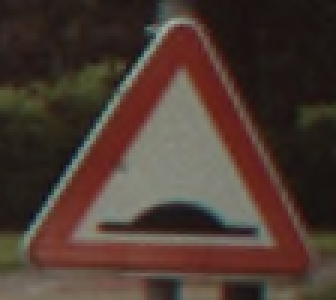
#> input picture Training/0/00079_00000.ppm, 112 x 100 px (shown 3 times larger); its folder holds only this picture in this run
$ python Kmeans_with_feature_extraction.py
#> lines starting #> are read from the running program, lines starting #| are printed output that depends on the picture
from skimage import io, color, feature, exposure
import os
from PIL import Image
import numpy as np
from sklearn.metrics import adjusted_rand_score
from collections import Counter
import pandas as pd
import seaborn as sns
from sklearn.decomposition import PCA
from sklearn.metrics import accuracy_score, confusion_matrix, roc_curve, auc, roc_auc_score
import matplotlib.pyplot as plt
from sklearn.cluster import KMeans
from sklearn.preprocessing import LabelEncoder

# Function to extract HOG features from an image and visualize it
def extract_hog_features(image):
    # Convert the image to grayscale
    gray_image = color.rgb2gray(image)

    # Calculate HOG features
    hog_features, hog_image = feature.hog(gray_image, visualize=True)

    # Enhance the contrast of the HOG image for better visualization
    hog_image_rescaled = exposure.rescale_intensity(hog_image, in_range=(0, 10))

    return hog_features, hog_image_rescaled
root_directory = 'Training'

classes = [class_label for class_label in os.listdir(root_directory)
           if os.path.isdir(os.path.join(root_directory, class_label))][:3]

images=[]
labels=[]

for class_label in classes:
    class_path = os.path.join(root_directory, class_label)

    if not os.path.isdir(class_path):
        print(f"Skipped non-directory: {class_path}")
        continue

    for image_file in os.listdir(class_path):
        image_path = os.path.join(class_path, image_file)

        if image_file.lower().endswith(('.ppm', '.png', '.jpg', '.jpeg', '.gif')):
           image=Image.open(image_path)
#> image is the input picture: PIL image 112x100 RGB; mean R, G, B 76.3, 58.3, 50
           image=image.resize((30,30))
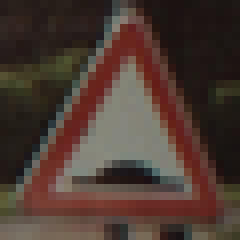
#> image: PIL image 30x30 RGB (shown 8 times larger); mean R, G, B 76.3, 58.3, 50
           image=np.array(image)

           hog_features, hog_image = extract_hog_features(image)
#> in extract_hog_features, `gray_image = color.rgb2gray(image)`:
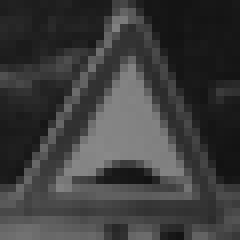
#> gray_image: shape (30, 30) float64 (shown 8 times larger); min 0.0725, max 0.54, mean 0.241
#> in extract_hog_features, `hog_features, hog_image = feature.hog(gray_image, visualize=True)`:
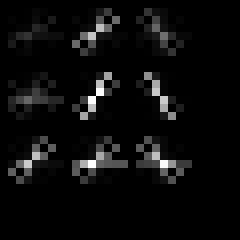
#> hog_image: shape (30, 30) float64 (shown 8 times larger); min 0, max 0.171, mean 0.00797; drawn with min black and max white
#> in extract_hog_features, `hog_features, hog_image = feature.hog(gray_image, visualize=True)`: hog_features = 81 values, max 0.263 at index 11, min 0 at index 7, mean 0.0715

           # Append HOG features to the features list
           images.append(hog_features)

           # Append the label to the labels list
           labels.append(class_label)
#> pass 2 of the loop `for class_label in classes:`:
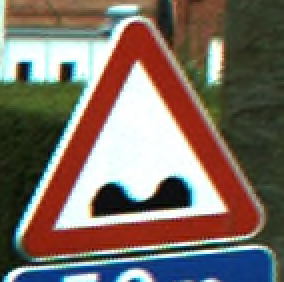
#> input picture Training/00000/01153_00000.ppm, 142 x 141 px (shown 2 times larger)
#> image is the input picture: PIL image 142x141 RGB; mean R, G, B 123.7, 110.6, 100.8
#> image: PIL image 30x30 RGB
#> in extract_hog_features (call 2), `hog_features, hog_image = feature.hog(gray_image, visualize=True)`:
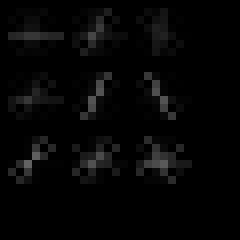
#> hog_image: shape (30, 30) float64 (shown 8 times larger); min 0, max 0.386, mean 0.022
#> in extract_hog_features (call 2), `hog_features, hog_image = feature.hog(gray_image, visualize=True)`: hog_features = 81 values, max 0.254 at index 4, min 0 at index 48, mean 0.0798
#> in extract_hog_features (call 2), `hog_image_rescaled = exposure.rescale_intensity(hog_image, in_range=(0..`:
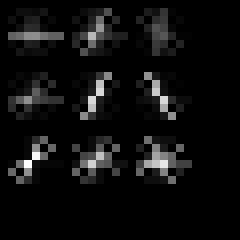
#> hog_image_rescaled: shape (30, 30) float64 (shown 8 times larger); min 0, max 0.0386, mean 0.0022; drawn with min black and max white

normalized__images=images
#> normalized__images = 2 items
labels=np.array(labels)


#import test files
test_images_nor=[]
test_path='Testing'
#> (the run stopped early here; a loop or call above may not have finished)
